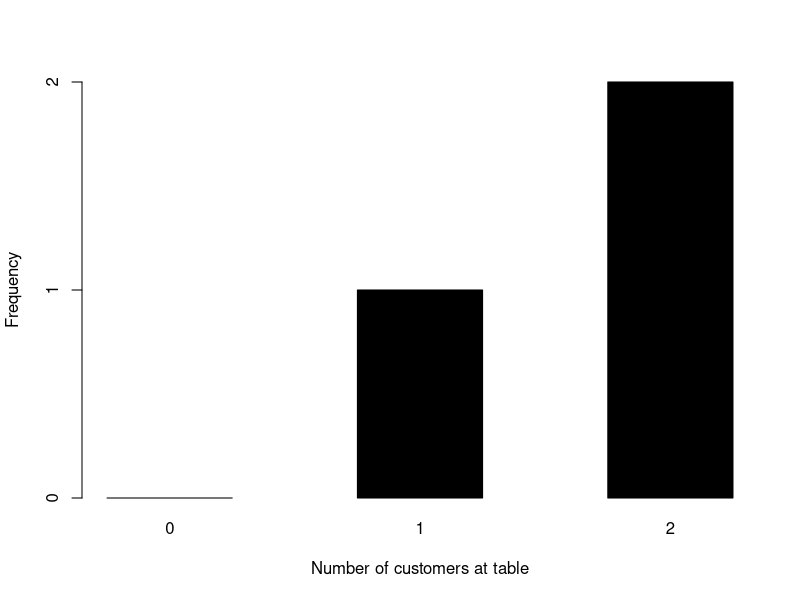

Write R code to recreate this figure.
pdf('tables_histogram.pdf', paper="special", width=5, height=5, onefile=FALSE,pointsize=15)
barplot(c(0,1,2), names.arg=c(0,1,2), width=0.5, space=1.0, xpd=T, beside=TRUE, axes=F, ylab="Frequency", ylim=range(0,2), col=c("black"), las=1, xlab="Number of customers at table")
axis(side=2, at=c(0,1,2))
#axis(side=1)
